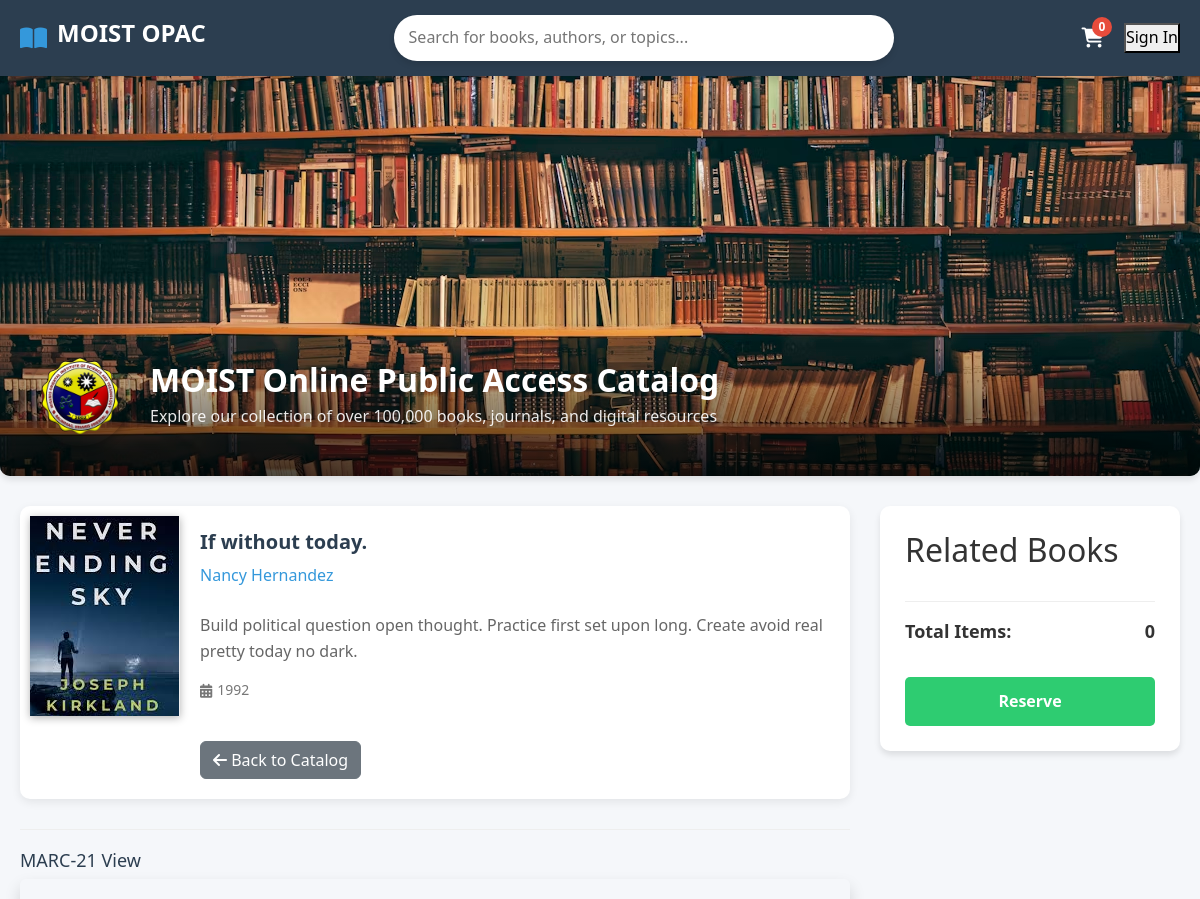
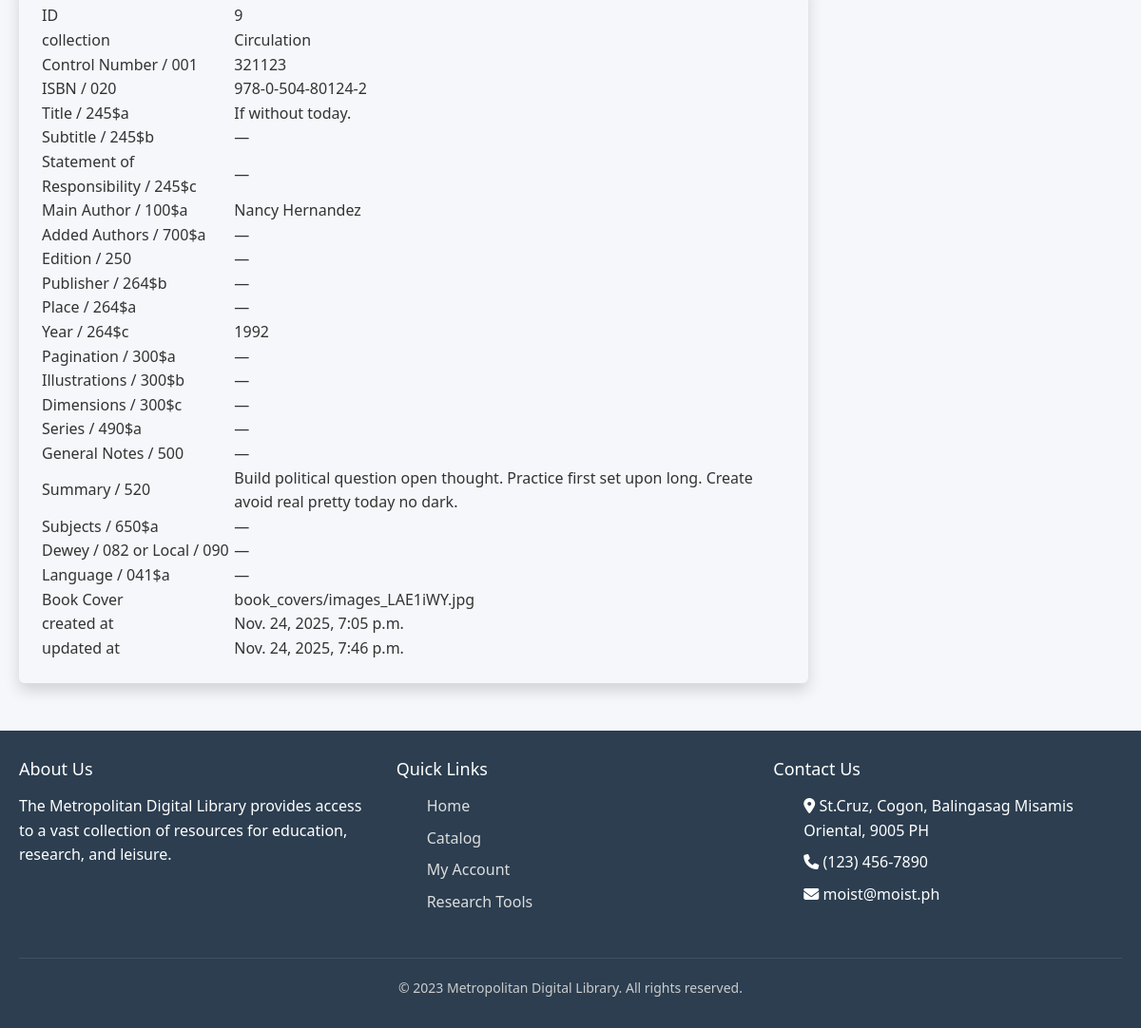
Page /library/book/9/marc21/ (signed in) on the committed database (2 pictures, top to bottom).
### apps/app2/models.py (models this page shows, shortened)
class Book(models.Model):
    collection = models.ForeignKey(
        Collection, on_delete=models.SET_NULL, null=True, blank=True, related_name="books"
    )
    control_number = models.CharField(max_length=50, unique=True, verbose_name="Control Number / 001")
    isbn = models.CharField(max_length=20, blank=True, null=True, verbose_name="ISBN / 020")
    title = models.CharField(max_length=255, verbose_name="Title / 245$a")
    subtitle = models.CharField(max_length=255, blank=True, null=True, verbose_name="Subtitle / 245$b")
    statement_of_responsibility = models.CharField(max_length=255, blank=True, null=True, verbose_name="Statement of Responsibility / 245$c")
    author = models.CharField(max_length=255, verbose_name="Main Author / 100$a")
    added_authors = models.CharField(max_length=255, blank=True, null=True, verbose_name="Added Authors / 700$a")
    edition = models.CharField(max_length=100, blank=True, null=True, verbose_name="Edition / 250")
    publisher = models.CharField(max_length=255, blank=True, null=True, verbose_name="Publisher / 264$b")
    publication_place = models.CharField(max_length=255, blank=True, null=True, verbose_name="Place / 264$a")
    publication_year = models.CharField(max_length=4, blank=True, null=True, verbose_name="Year / 264$c")
    pages = models.CharField(max_length=50, blank=True, null=True, verbose_name="Pagination / 300$a")
    illustrations = models.CharField(max_length=255, blank=True, null=True, verbose_name="Illustrations / 300$b")
    dimensions = models.CharField(max_length=50, blank=True, null=True, verbose_name="Dimensions / 300$c")
    series = models.CharField(max_length=255, blank=True, null=True, verbose_name="Series / 490$a")
    notes = models.TextField(blank=True, null=True, verbose_name="General Notes / 500")
    summary = models.TextField(blank=True, null=True, verbose_name="Summary / 520")
    subjects = models.CharField(max_length=255, blank=True, null=True, verbose_name="Subjects / 650$a")
    classification = models.CharField(max_length=50, blank=True, null=True, verbose_name="Dewey / 082 or Local / 090")
    language = models.CharField(max_length=50, blank=True, null=True, verbose_name="Language / 041$a")
    cover_image = models.ImageField(
        upload_to='book_covers/', blank=True, null=True, verbose_name="Book Cover"
    )
    created_at = models.DateTimeField(auto_now_add=True)
    updated_at = models.DateTimeField(auto_now=True)

class Collection(models.Model):
    name = models.CharField(max_length=100, unique=True)
    description = models.TextField(blank=True, null=True)
    created_at = models.DateTimeField(auto_now_add=True)
    updated_at = models.DateTimeField(auto_now=True)
    def __str__(self):
        return self.name

### apps/app2/views/all.py (the view)
# urls.py: path('book/<int:pk>/marc21/', views.book_marc21_view, name='book_marc21'),
@login_required
def book_marc21_view(request, pk):
    book = get_object_or_404(Book, pk=pk)
    book_fields = []
    for field in book._meta.fields:
        book_fields.append((field.verbose_name, getattr(book, field.name)))
    return render(request, 'app2/marc-21-view.html', {
        'book': book,
        'book_fields': book_fields
    })

### templates/app2/marc-21-view.html (shortened to what this page needs)
{% load static %}
<!DOCTYPE html>
<html lang="en">
	<head>
		<link rel="stylesheet" href="https://cdnjs.cloudflare.com/ajax/libs/font-awesome/6.4.0/css/all.min.css" />
		<link href="https://cdn.jsdelivr.net/npm/bootstrap@5.3.3/dist/css/bootstrap.min.css" rel="stylesheet" />
	</head>
	<body>
		<header>
			<div class="container">
				<div class="header-content">
					<div class="logo">
						<i class="fas fa-book-open"></i>
						<h1>MOIST OPAC</h1>
					</div>
					<div class="search-bar">
						<input type="text" placeholder="Search for books, authors, or topics..." />
					</div>
					<div class="user-actions">
						<div class="cart-icon">
							<i class="fas fa-shopping-cart fa-lg"></i>
							<span class="cart-count">0</span>
						</div>
						<button class="btn-login">Sign In</button>
					</div>
				</div>
			</div>
		</header>
		<div class="cover-container">
			<img src="{% static 'images/cover.avif' %}" alt="Library Interior" class="cover-photo" />
			<div class="cover-overlay">
				<div class="library-info">
					<div class="library-avatar">
						<img src="{% static 'images/moist.png' %}" alt="MOIST Logo" class="library-logo" />
					</div>
					<div class="library-details">
						<h2>MOIST Online Public Access Catalog</h2>
						<p>Explore our collection of over 100,000 books, journals, and digital resources</p>
					</div>
				</div>
			</div>
		</div>
		<div class="container my-6">
			<div class="main-content flex flex-col lg:flex-row gap-8">
				<div class="flex-1">
					<div class="book-list mb-6">
						<div class="book-media">
							<div class="book-cover library-avatar-book">
								{% if book.cover_image %}
								<img src="{{ book.cover_image.url }}" alt="{{ book.title }}" />
								{% else %}
								<img src="{% static 'images/default_cover.png' %}" alt="No Cover" />
								{% endif %}
							</div>
							<div class="book-details">
								<div class="book-header">
									<div>
										<div class="book-title">{{ book.title }}</div>
										<div class="book-author">{{ book.author }}</div>
									</div>
								</div>
								<div class="book-description">{{ book.summary|default:"No description available." }}</div>
								<div class="book-meta flex flex-wrap gap-4">
									 {% if book.publication_year %}
									<div class="meta-item"><i class="fas fa-calendar-alt"></i> <span>{{ book.publication_year }}</span></div>
									{% endif %}
								</div>
								<div class="book-actions mt-4">
									<button class="btn btn-secondary" onclick="history.back();"><i class="fas fa-arrow-left"></i> Back to Catalog</button>
								</div>
							</div>
						</div>
					</div>
					<div class="catalog-info-section mt-6">
						<div class="catalog-info-header mb-2">
							<h3>MARC-21 View</h3>
						</div>
						<div class="catalog-info p-4 bg-gray-100 rounded shadow">
							{% if book_fields %}
							<table class="w-full text-sm font-mono">
								<tbody>
									{% for field_name, value in book_fields %}
									<tr class="border-b border-gray-300">
										<td class="pr-4 text-gray-700 font-semibold w-48">{{ field_name }}</td>
										<td class="text-gray-900">{{ value|default:"—" }}</td>
									</tr>
									{% endfor %}
								</tbody>
							</table>
							{% else %}
							<p class="text-gray-500">No MARC-21 data available.</p>
							{% endif %}
						</div>
					</div>
				</div>
				<aside class="cart-sidebar w-full lg:w-80 sticky top-20">
					<h2>Related Books</h2>
					<div class="cart-total mt-4">
						<span>Total Items:</span>
						<span id="cart-total-count">0</span>
					</div>
					<button class="checkout-btn mt-3 w-full" id="checkout-button">Reserve</button>
				</aside>
			</div>
		</div>
		<footer>
			<div class="container">
				<div class="footer-content">
					<div class="footer-section">
						<h3>About Us</h3>
						<p>The Metropolitan Digital Library provides access to a vast collection of resources for education, research, and leisure.</p>
					</div>
					<div class="footer-section">
						<h3>Quick Links</h3>
						<ul>
							<li><a href="#">Home</a></li>
							<li><a href="#">Catalog</a></li>
							<li><a href="#">My Account</a></li>
							<li><a href="#">Research Tools</a></li>
						</ul>
					</div>
					<div class="footer-section">
						<h3>Contact Us</h3>
						<ul>
							<li><i class="fas fa-map-marker-alt"></i> St.Cruz, Cogon, Balingasag Misamis Oriental, 9005 PH</li>
							<li><i class="fas fa-phone"></i> (123) 456-7890</li>
							<li><i class="fas fa-envelope"></i> moist@moist.ph</li>
						</ul>
					</div>
				</div>
				<div class="copyright">&copy; 2023 Metropolitan Digital Library. All rights reserved.</div>
			</div>
		</footer>
	</body>
</html>

### rows in the picture
Book: cover_image (picture), title "If without today.", author "Nancy Hernandez", summary "Build political question open thought. Practice first set upon long. Create avoid real pretty today no dark.", publication_year "1992", book_fields "321123" "978-0-504-80124-2" "If without today." "Nancy Hernandez" "1992" "Build political question open thought. Practice first set upon long. Create avoid real pretty today no dark." "book_covers/images_LAE1iWY.jpg" "Nov. 24, 2025, 7:05 p.m." "Nov. 24, 2025, 7:46 p.m."
Collection: field_name "collection", name "Circulation"

### other values in the picture
{{ field_name }} "ID" "Control Number / 001" "ISBN / 020" "Title / 245$a" "Subtitle / 245$b" "Statement of Responsibility / 245$c" "Main Author / 100$a" "Added Authors / 700$a" "Edition / 250" "Publisher / 264$b" "Place / 264$a" "Year / 264$c" "Pagination / 300$a" "Illustrations / 300$b" "Dimensions / 300$c" "Series / 490$a" "General Notes / 500" "Summary / 520" "Subjects / 650$a" "Dewey / 082 or Local / 090" "Language / 041$a" "Book Cover" "created at" "updated at"
{{ value|default:"—" }} "9" "—" "—" "—" "—" "—" "—" "—" "—" "—" "—" "—" "—" "—" "—"
